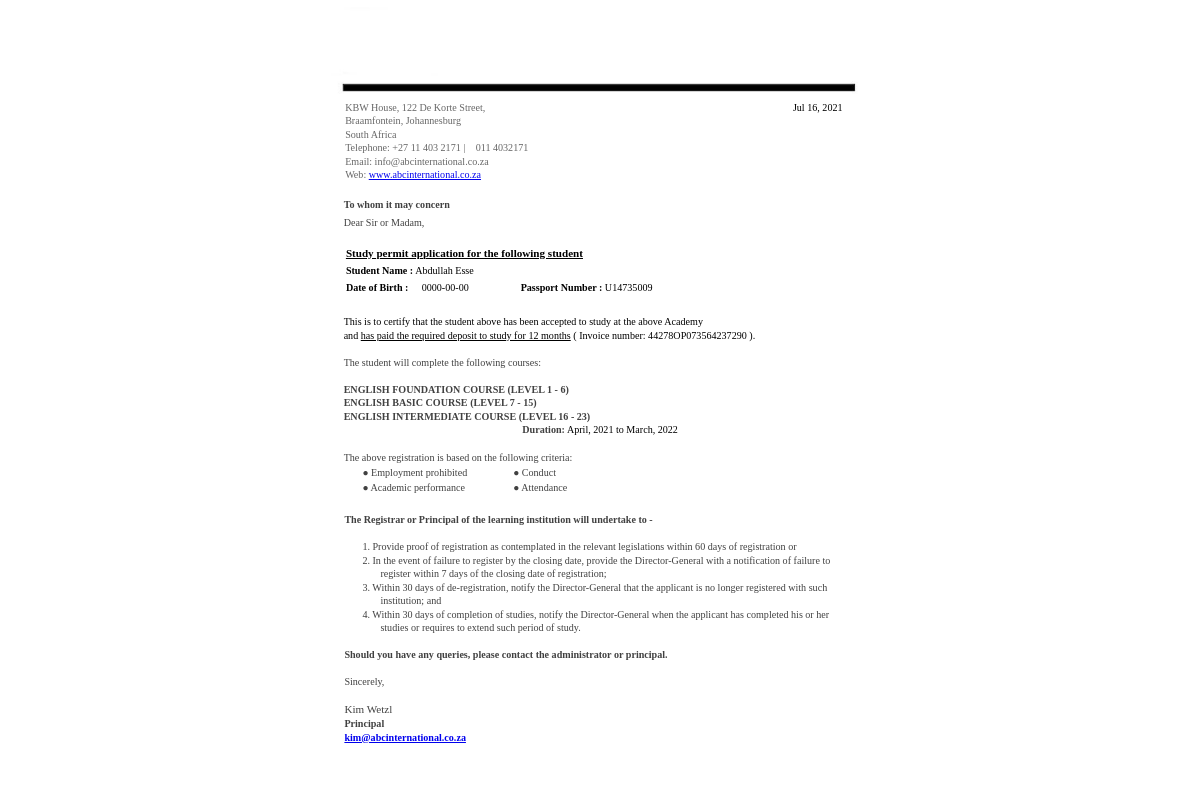
Before: /permit.php?id=3 (signed in) with the older database file.
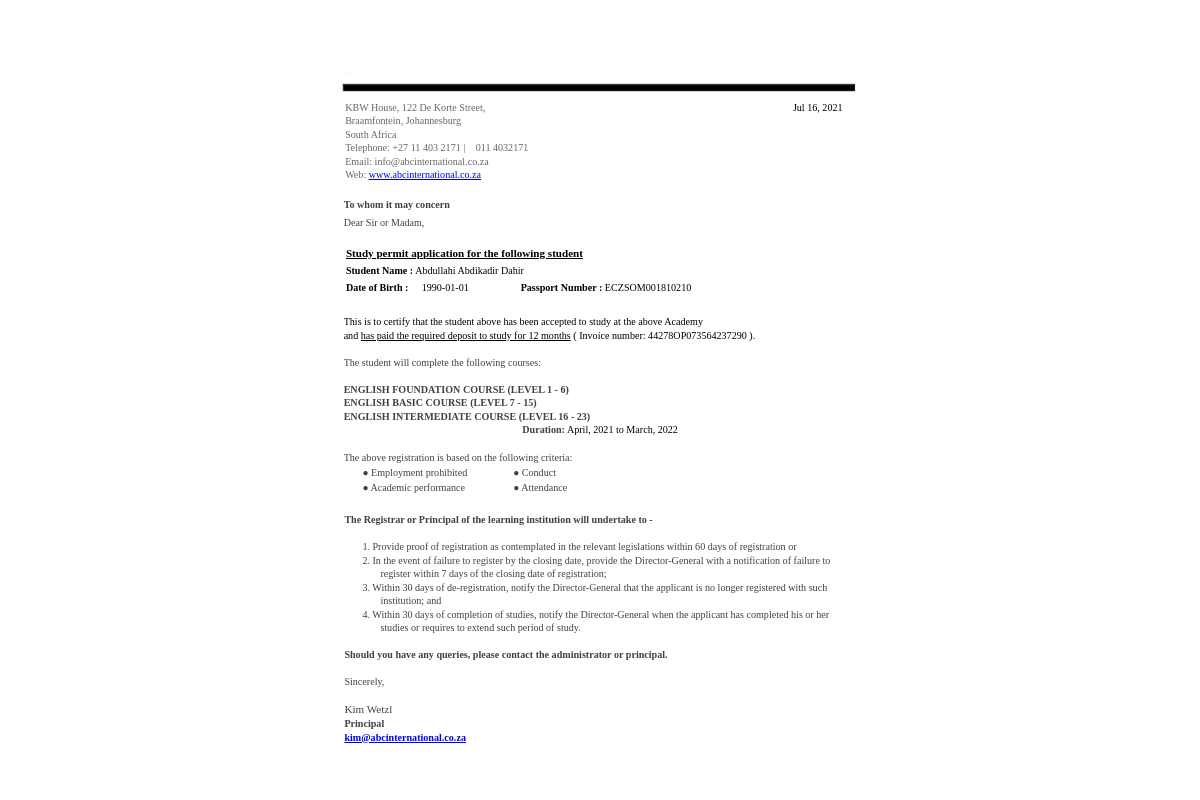
After: the same page with the newer database file.
### tables this page shows
CREATE TABLE `master_registration_list` (
  `id` int(255) NOT NULL,
  `student_id` varchar(1000) DEFAULT NULL,
  `student_name` varchar(1000) DEFAULT NULL,
  `registration_date` date DEFAULT NULL,
  `country` varchar(1000) DEFAULT NULL,
  `passport_no` varchar(1000) DEFAULT NULL,
  `dob` date DEFAULT NULL,
  `phone_no` varchar(1000) DEFAULT NULL,
  `email` varchar(1000) DEFAULT NULL,
  `registration_invoice_no` varchar(1000) DEFAULT NULL,
  `guardian_contact` varchar(1000) NOT NULL,
  `address_S_A` varchar(1000) NOT NULL,
  `facebook` varchar(1000) NOT NULL,
  `insta` varchar(1000) NOT NULL,
  `pic` varchar(1000) NOT NULL DEFAULT 'default.jpg'
);

### permit.php (the view, shortened to what the changed rows need)
<?php
require 'parts/app.php';
$id = $_GET["id"];
$s = "SELECT * FROM master_registration_list WHERE id=$id";
$r = mysqli_query($con, $s);
$row = mysqli_fetch_array($r);
?>
<html>
<head><meta http-equiv=Content-Type content="text/html; charset=UTF-8">
</head>
<body>
<div style="position:absolute;left:50%;margin-left:-306px;top:0px;width:612px;height:100vh;overflow:hidden">
<div style="position:absolute;left:51.90px;top:265.10px" class="cls_008"><span class="cls_008">Student Name :</span><span class="cls_004">   <?php echo $row["student_name"]; ?></span></div>
<div style="position:absolute;left:127.65px;top:281.60px" class="cls_004"><span class="cls_004"><?php echo $row["dob"]; ?></span></div>
<div style="position:absolute;left:226.65px;top:281.60px" class="cls_008"><span class="cls_008">Passport Number :</span><span class="cls_004">  <?php echo $row["passport_no"]; ?></span></div>
</div>
</body>
</html>

Changed rows visible on the page:
changed master_registration_list: student_name "Abdullah Esse" → "Abdullahi Abdikadir Dahir"; dob "0000-00-00" → "1990-01-01"; passport_no "U14735009" → "ECZSOM001810210"
